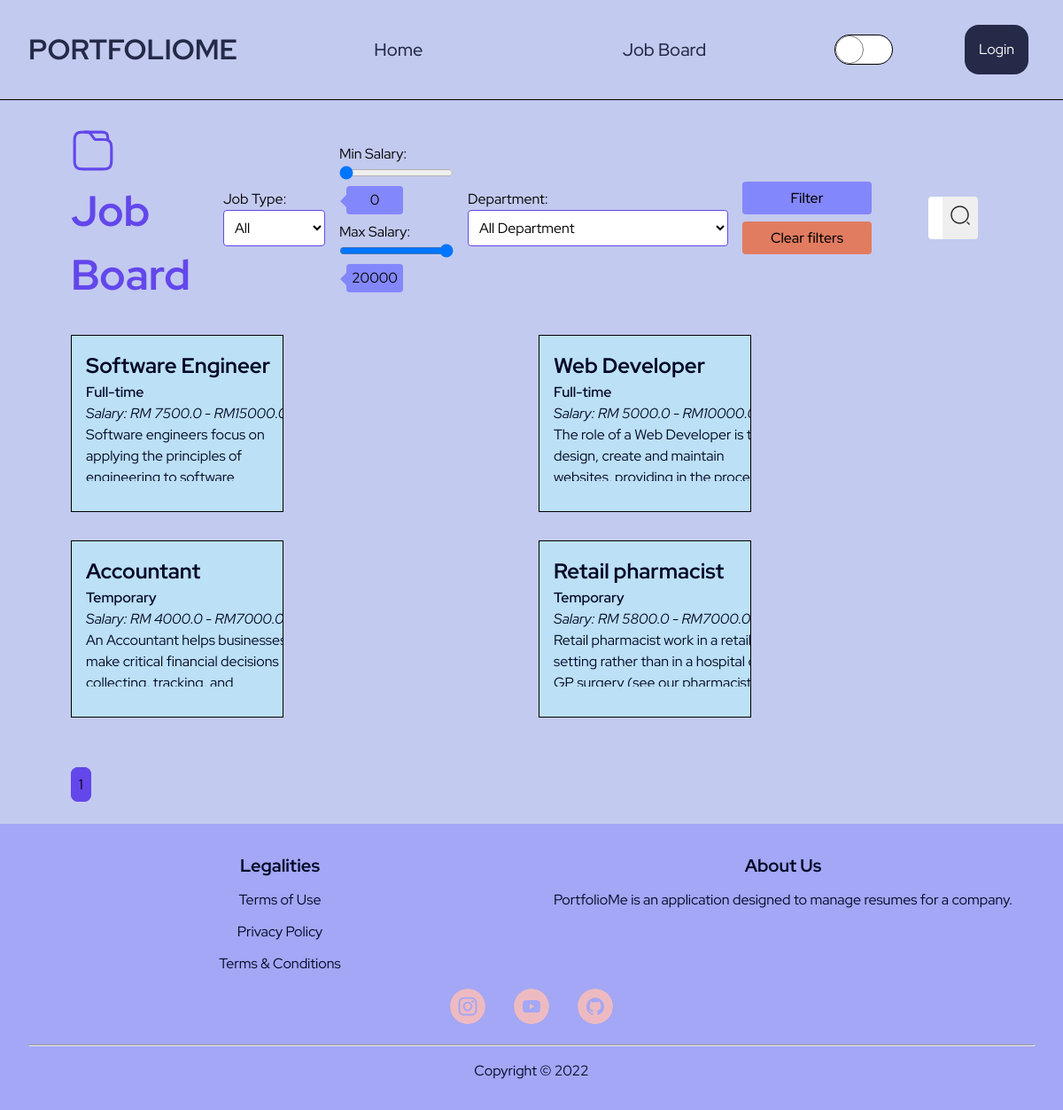
Page /job_board on the earlier database version.
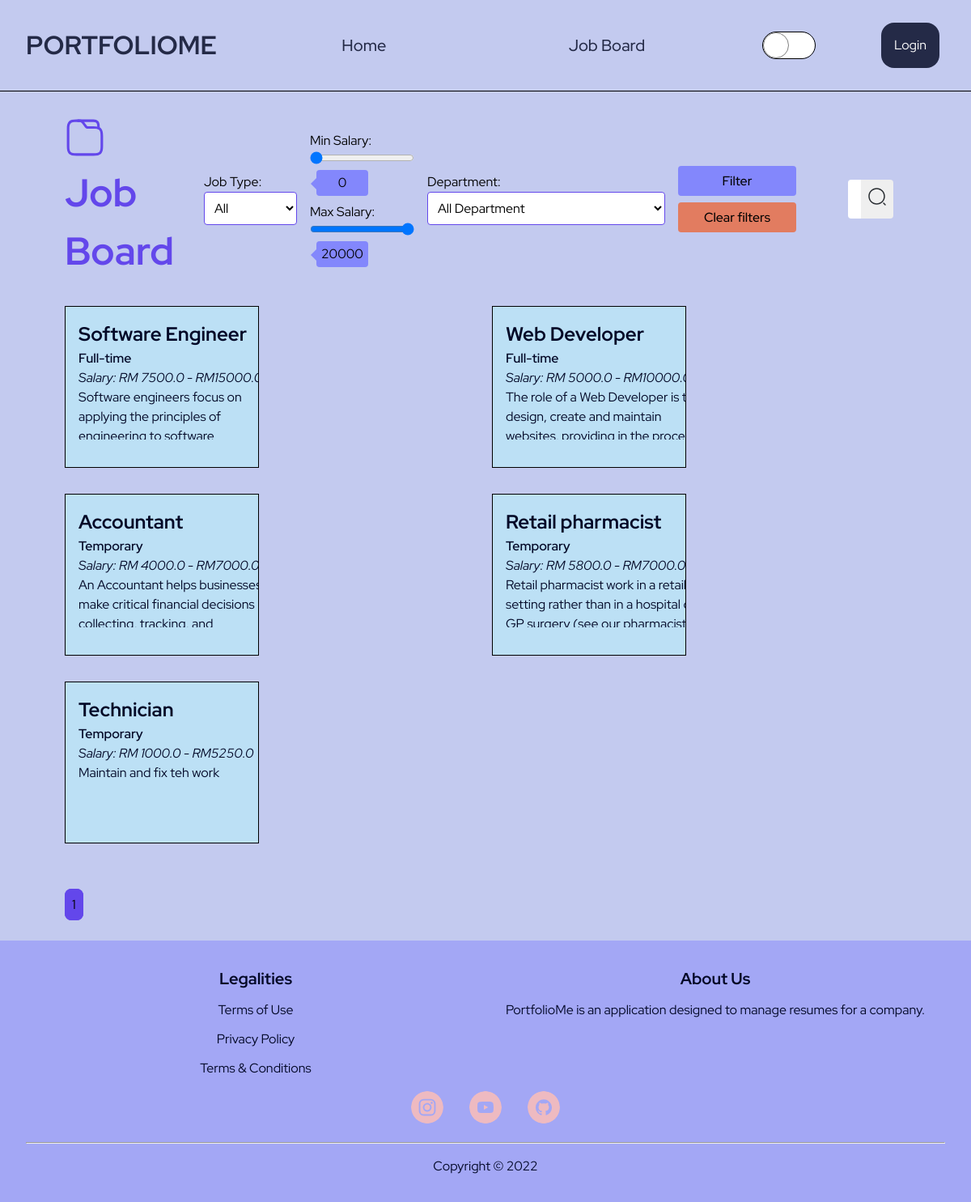
Same page on the later database version.
### PortfolioMe/models.py (models this page shows, shortened)
class JobBoard(db.Model):
    __tablename__ = 'jobboard'
    id = db.Column(db.Integer, primary_key=True)
    name = db.Column(db.String(50), nullable=False)
    highlights = db.Column(db.String(200), nullable=False)
    description = db.Column(db.Text, nullable=False)
    department = db.Column(db.String(50), nullable=False)
    min_salary = db.Column(db.Float, nullable=False)
    max_salary = db.Column(db.Float, nullable=False)
    position_level = db.Column(db.String(20), nullable=False)
    years_of_experience = db.Column(db.String(10), nullable=False)
    job_type = db.Column(db.String(10), nullable=False)
    specializations = db.Column(db.String(50), nullable=False)
    job_image = db.Column(db.String(50), nullable=False)
    resumes_submitted_list = db.relationship(
        'Resume', backref='associated_job_board', lazy=True)

### PortfolioMe/client/routes.py (the view)
@client.route("/job_board", methods=["GET", "POST"])
def job_board():
    JOBS_PER_PAGE = 12
    page = request.args.get('page', default=1, type=int)
    if current_user.is_authenticated:
        jobs = JobBoard.query.filter(not_(JobBoard.resumes_submitted_list.any(
            applicant_id=current_user.id))).order_by(
            JobBoard.id.asc()).paginate(page=page, per_page=JOBS_PER_PAGE)
    else:
        jobs = JobBoard.query.order_by(
            JobBoard.id.asc()).paginate(page=page, per_page=JOBS_PER_PAGE)
    search_query = request.args.get('search')
    if search_query is not None and current_user.is_authenticated:
        jobs = JobBoard.query.filter(JobBoard.name.like(f"%{search_query}%"), not_(JobBoard.resumes_submitted_list.any(
            applicant_id=current_user.id))).order_by(
            JobBoard.id.asc()).paginate(page=page, per_page=JOBS_PER_PAGE)
    elif search_query is not None and not current_user.is_authenticated:
        jobs = JobBoard.query.filter(JobBoard.name.like(f"%{search_query}%")).order_by(
            JobBoard.id.asc()).paginate(page=page, per_page=JOBS_PER_PAGE)
    jobtype_filter = constants.job_types
    department_filter = constants.department_types
    type = request.args.get('type', 'All')
    min_salary = request.args.get('min_salary', 0)
    max_salary = request.args.get('max_salary', 20000)
    department = request.args.get('dept', 'All')
    if current_user.is_authenticated:
        if type != "All" and min_salary and max_salary and department != "All":
            jobs = JobBoard.query.filter(JobBoard.job_type.like(f"%{type}%"), (JobBoard.min_salary > min_salary) | (JobBoard.max_salary < max_salary), JobBoard.department.like(f"%{department}%"), not_(JobBoard.resumes_submitted_list.any(
                applicant_id=current_user.id))).order_by(
                JobBoard.id.asc()).paginate(page=page, per_page=JOBS_PER_PAGE)
        elif type == "All" and min_salary and max_salary and department == "All":
            jobs = JobBoard.query.filter((JobBoard.min_salary > min_salary) | (JobBoard.max_salary < max_salary), not_(JobBoard.resumes_submitted_list.any(
                applicant_id=current_user.id))).order_by(
                JobBoard.id.asc()).paginate(page=page, per_page=JOBS_PER_PAGE)
        elif type == "All" and min_salary and max_salary and department:
            jobs = JobBoard.query.filter((JobBoard.min_salary > min_salary) | (JobBoard.max_salary < max_salary), JobBoard.department.like(f"%{department}%"), not_(JobBoard.resumes_submitted_list.any(
                applicant_id=current_user.id))).order_by(
                JobBoard.id.asc()).paginate(page=page, per_page=JOBS_PER_PAGE)
        elif type and min_salary and max_salary and department == "All":
            jobs = JobBoard.query.filter(JobBoard.job_type.like(f"%{type}%"), (JobBoard.min_salary > min_salary) | (JobBoard.max_salary < max_salary), not_(JobBoard.resumes_submitted_list.any(
                applicant_id=current_user.id))).order_by(
                JobBoard.id.asc()).paginate(page=page, per_page=JOBS_PER_PAGE)
    else:
        if type != "All" and min_salary and max_salary and department != "All":
            jobs = JobBoard.query.filter(JobBoard.job_type.like(f"%{type}%"), (JobBoard.min_salary > min_salary) | (JobBoard.max_salary < max_salary), JobBoard.department.like(f"%{department}%")).order_by(
                JobBoard.id.asc()).paginate(page=page, per_page=JOBS_PER_PAGE)
        elif type == "All" and min_salary and max_salary and department == "All":
            jobs = JobBoard.query.filter((JobBoard.min_salary > min_salary) | (JobBoard.max_salary < max_salary)).order_by(
                JobBoard.id.asc()).paginate(page=page, per_page=JOBS_PER_PAGE)
        elif type == "All" and min_salary and max_salary and department:
            jobs = JobBoard.query.filter((JobBoard.min_salary > min_salary) | (JobBoard.max_salary < max_salary), JobBoard.department.like(f"%{department}%")).order_by(
                JobBoard.id.asc()).paginate(page=page, per_page=JOBS_PER_PAGE)
        elif type and min_salary and max_salary and department == "All":
            jobs = JobBoard.query.filter(JobBoard.job_type.like(f"%{type}%"), (JobBoard.min_salary > min_salary) | (JobBoard.max_salary < max_salary)).order_by(
                JobBoard.id.asc()).paginate(page=page, per_page=JOBS_PER_PAGE)
    return render_template("client/job_board.html", jobs=jobs, jobtype_filter=jobtype_filter, department_filter=department_filter)

### PortfolioMe/templates/client/job_board.html (shortened to what this page needs)
{% extends "layout/base.html" %}  {% block css %}<link
    rel="stylesheet"
    href="{{ url_for('static', filename='css/client/job_board.css') }}"
/>
{% endblock %} {% block content %}
<main class="job-board-container">
    <div class="job-board-header">
        <div class="header">
            <h1>Job Board</h1>
        </div>
        <div class="action-container">
            <form class="filter-form" method="GET" novalidate>
                <div class="type">
                    <label for="jobType">Job Type:</label>
                    <select name="type" id="jobType">
                        {% for job_type in jobtype_filter %} {% if
                        request.args.get('type') == job_type %}
                        <option value="{{ job_type }}" selected>
                            {{ job_type | capitalize}}
                        </option>
                        {% else %}
                        <option value="{{ job_type }}">
                            {{ job_type | capitalize}}
                        </option>
                        {% endif %} {% endfor %}
                    </select>
                </div>
                <div class="salary">
                    <section>
                        <label for="minJobSalary">Min Salary:</label>
                        <input
                            type="range"
                            name="min_salary"
                            id="minJobSalary"
                            min="0"
                            max="20000"
                            step="500"
                            value="{{ request.args.get('min_salary') or 0 }}"
                        />
                        <p>{{ request.args.get('min_salary') or 0 }}</p>
                    </section>
                    <section>
                        <label for="maxJobSalary">Max Salary: </label>
                        <input
                            type="range"
                            name="max_salary"
                            id="maxJobSalary"
                            min="1500"
                            max="20000"
                            step="500"
                            value="{{ request.args.get('max_salary') or 20000 }}"
                        />
                        <p>{{ request.args.get('max_salary') or 20000 }}</p>
                    </section>
                </div>
                <div class="department-container">
                    <label for="department">Department:</label>
                    <select name="dept" id="department">
                        {% for dept in department_filter %} {% if
                        request.args.get('dept') == dept %}
                        <option value="{{ dept }}" selected>
                            {{ dept | capitalize + " Department"}}
                        </option>
                        {% else %}
                        <option value="{{ dept }}">
                            {{ dept | capitalize + " Department" }}
                        </option>
                        {% endif %} {% endfor %}
                    </select>
                </div>
                <div class="submit-buttons">
                    <input type="submit" value="Filter" class="filter-btn" />
                    <input
                        type="button"
                        value="Clear filters"
                        class="clear-filters-btn"
                    />
                </div class="submit-buttons">
            </form>
            <form class="search-form" method="GET" novalidate>
                {% if request.args.get('search') %}
                <input
                    type="search"
                    name="search"
                    id="searchBar"
                    value="{{ request.args.get('search') }}"
                    placeholder="Search jobs..."
                />
                {% else %}
                <input
                    type="search"
                    name="search"
                    id="searchBar"
                    placeholder="Search jobs..."
                />
                {% endif %}
                <button id="searchBtn">
                </button>
            </form>
        </div>
    </div>
    <div class="jobs-available">
        {% for job in jobs.items %}
        <a href="{{ url_for('client.job_detail', job_id=job.id) }}">
            <div>
                <h2>{{ job.name }}</h2>
                <span>{{ job.job_type }}</span>
                <br />
                <i>Salary: RM {{ job.min_salary }} - RM{{ job.max_salary }}</i>
                <p>{{ job.description }}</p>
            </div>
       </a>
        {% endfor %}
    </div>
    <div class="pagination">
        {% for page_num in jobs.iter_pages(left_edge=1, right_edge=1,
        left_current=2, right_current=2) %} {% if page_num %} {% if jobs.page ==
        page_num %}
        <a
            class="current-page-btn"
            href="{{ url_for('client.job_board', page=page_num) }}"
            >{{ page_num }}</a
        >
        {% else %}
        <a
            class="page-btn"
            href="{{ url_for('client.job_board', page=page_num) }}"
            >{{ page_num }}</a
        >
        {% endif %} {% else %} ... {% endif %} {% endfor %}
    </div>
</main>
{% endblock %}

Differences in the rows shown:
added JobBoard: name "Technician", job_type "Temporary", min_salary "1000.0", max_salary "5250.0", description "Maintain and fix teh work"
